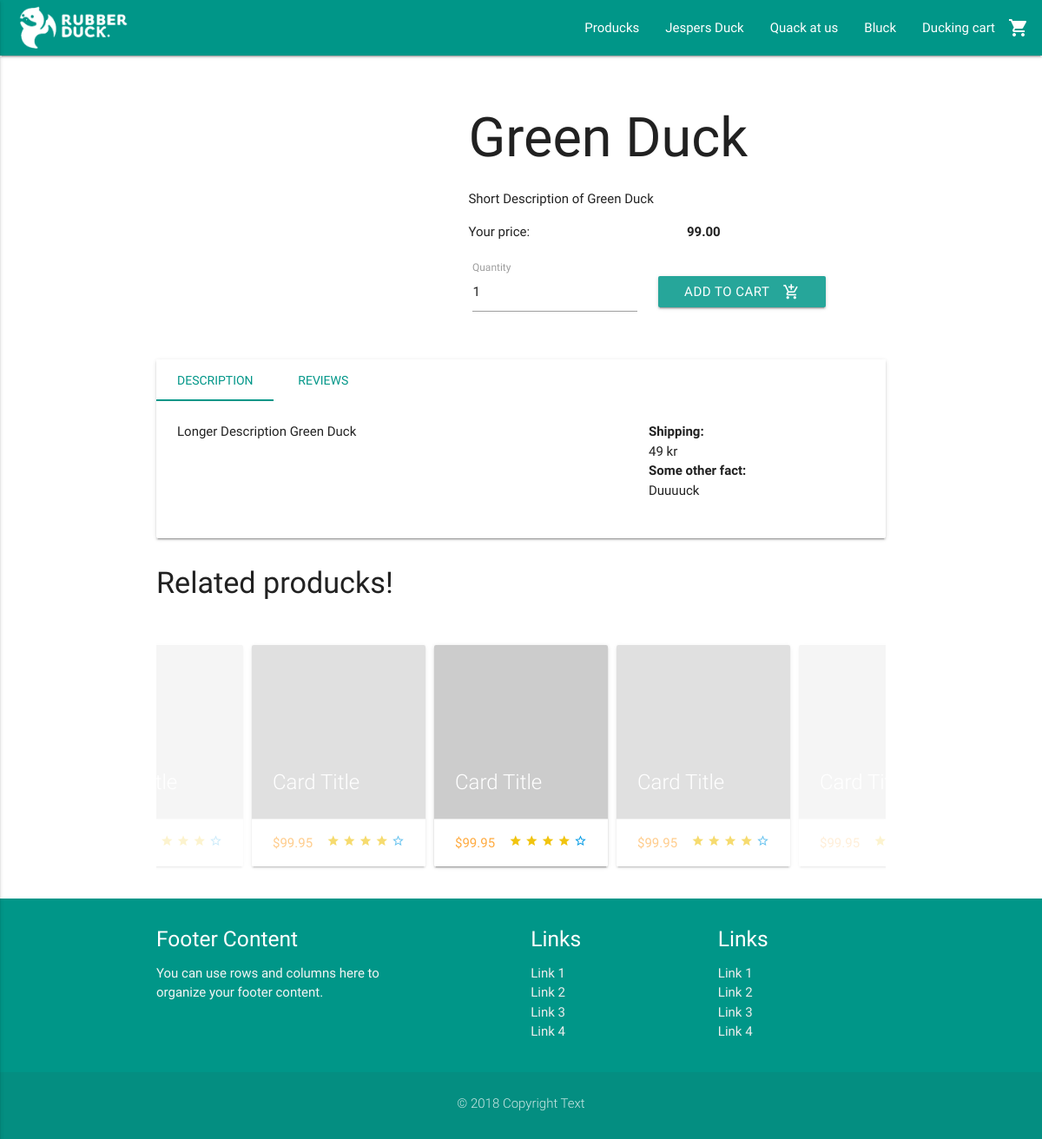
The app's page /product.php?item=1111 with its own data.
### tables this page shows
CREATE TABLE Product (
  ItemNumber varchar(255) NOT NULL PRIMARY KEY,
  ProductName varchar(255) NOT NULL,
  StockStatus int NOT NULL,
  ShortDescription varchar(255) NOT NULL,
  LongDescription varchar(255) NOT NULL,
  Price int NOT NULL,
  OfferPrice int NULL,
  SeoTitel varchar(255) NULL,
  MetaDescription varchar(255) NULL,
  UserEmail varchar(255) NOT NULL,  
  ProductCategoryID int NOT NULL  
);

### includes/productDAO.php (called while the page is built, shortened)
<?php
function getCurrentProduct($itemNumber) {
  $cnx = connectToDB();
  try {
    $handle = $cnx->prepare( "SELECT * FROM Product WHERE ItemNumber = $itemNumber" );
    $handle->execute();
    $result = $handle->fetch( \PDO::FETCH_OBJ );
    return $result;
  }
  catch(\PDOException $ex){
		print($ex->getMessage());
	}
}

### product.php (the view, shortened to what this page needs)
<?php
require_once("includes/header.php");
require_once("includes/productDAO.php");
$currentItem = getCurrentProduct($_GET["item"]);
?>
  <div class="container product-container">
    <div class="row">
      <div class="col s12 m5 product-img">
        <div class="productimage-cnt">
        </div>
      </div>
      <div class="col s12 m7">
        <h1 class="product-title"><?php echo $currentItem->ProductName; ?></h1>
        <div class="short-desc">
          <?php echo $currentItem->ShortDescription; ?>
        </div>
        <div class="row">
          <div class="col s6">
            <p>Your price:</p>
          </div>
          <div class="col s6 right">
            <p><b>99.00</b></p>
          </div>
          <div class="col s12">
            <div class="input-field inline cart_quantity">
              <input id="quantity" type="number" value="1">
              <label for="quantity">Quantity</label>
            </div>
            <a class="waves-effect waves-light btn cart-btt"><i class="material-icons right">add_shopping_cart</i>Add to cart</a>
          </div>
        </div>
      </div>
    </div>
    <div class="card">
      <div class="card-tabs">
        <ul class="tabs">
          <li class="tab"><a href="#description">Description</a></li>
          <li class="tab"><a href="#reviews">Reviews</a></li>
        </ul>
      </div>
      <div class="card-content">
        <div id="description">
          <div class="row">
            <div class="col s12 m8">
              <?php echo $currentItem->LongDescription; ?>
            </div>
            <div class="col s12 m4">
              <p><b>Shipping:</b><br>
              49 kr</p>
              <p><b>Some other fact:</b><br>
              Duuuuck</p>
            </div>
          </div>
        </div>
      </div>
    </div>
    <div class="carousel product-slider">
			<h4>Related producks!</h4>
			<?php
			function output() {
			echo "
			<a class='carousel-item' href='product.php'>
			    <div class='card'>
			      <div class='card-image'>
			        <img src='http://via.placeholder.com/400x400'>
			        <span class='card-title'>Card Title</span>
			      </div>
			      <div class='card-action'>
			        <p class='price'>$99.95</p>
			        <div class='stars right'>
			          <i class='material-icons tiny rated'>star</i>
			          <i class='material-icons tiny rated'>star</i>
			          <i class='material-icons tiny rated'>star</i>
			          <i class='material-icons tiny rated'>star</i>
			          <i class='material-icons tiny'>star_border</i>
			        </div>
			      </div>
			    </div>
			</a>
			";
			}
			$i = 1;
			while ($i <= 7) {
			output();
			$i++;
			}
			?>
    </div>
  </div>
<?php require_once("includes/footer.php") ?>

### css/custom/custom.css (style rules this page uses)
body { position: relative; }
p { margin-bottom: 20px; }
.product-container { margin-top: 60px; }
h1.product-title { margin-top: 0; }
.rated { color: #f1c40f; }
.productimage-cnt { position: relative; }
.tabs .tab a { color: #009688; }
.tabs .tab a.active { color: #009688; }
.cart-btt { margin-left: 20px; }
.price { color: #ffab40; -webkit-transition: color .3s ease; transition: color .3s ease; text-transform: uppercase; margin: 0 0 0 0; display: inline; }
.product-slider { width: 100%; max-width: 1200px; margin: 0 auto; }

### records on screen
product: ProductName "Green Duck", ShortDescription "Short Description of Green Duck", LongDescription "Longer Description Green Duck"
